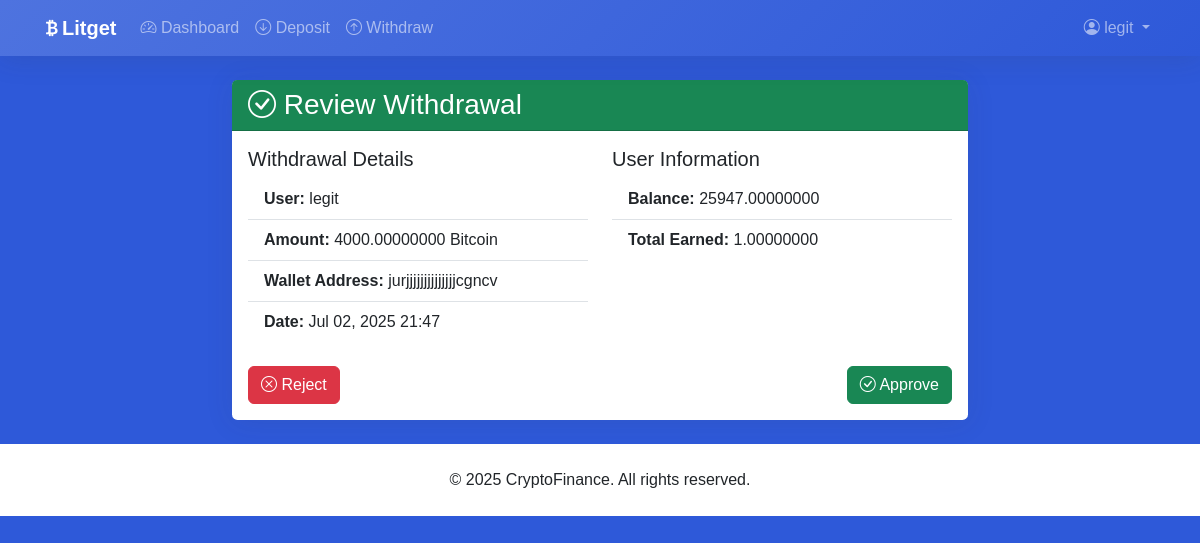
/approve-withdrawal/1/ (signed in), run on the app's committed database.
### myapp/models.py (models this page shows, shortened)
class User(AbstractUser):
    balance = models.DecimalField(max_digits=20, decimal_places=8, default=0)
    hide_balance = models.BooleanField(default=False)
    referral_code = models.UUIDField(default=uuid.uuid4, editable=True, unique=True)
    referred_by = models.ForeignKey('self', null=True, blank=True, on_delete=models.SET_NULL, related_name='referrals')
    total_earned = models.DecimalField(max_digits=20, decimal_places=8, default=0)
    groups = models.ManyToManyField(
        Group,
        verbose_name='groups',
        blank=True,
        help_text='The groups this user belongs to.',
        related_name="custom_user_set",  # Changed from default
        related_query_name="user",
    )
    user_permissions = models.ManyToManyField(
        Permission,
        verbose_name='user permissions',
        blank=True,
        help_text='Specific permissions for this user.',
        related_name="custom_user_set",  # Changed from default
        related_query_name="user",
    )

class Withdrawal(models.Model):
    STATUS_CHOICES = (
        ('PENDING', 'Pending'),
        ('APPROVED', 'Approved'),
        ('REJECTED', 'Rejected'),
    )
    user = models.ForeignKey(User, on_delete=models.CASCADE)
    amount = models.DecimalField(max_digits=20, decimal_places=8, validators=[MinValueValidator(Decimal('0.00000001'))])
    wallet_type = models.CharField(max_length=10, choices=WalletAddress.WALLET_TYPES)
    wallet_address = models.CharField(max_length=100)
    status = models.CharField(max_length=10, choices=STATUS_CHOICES, default='PENDING')
    created_at = models.DateTimeField(auto_now_add=True)
    approved_at = models.DateTimeField(null=True, blank=True)

### myapp/views.py (the view, shortened to what this page needs)
# urls.py: path('approve-withdrawal/<int:withdrawal_id>/', admin_approve_withdrawal, name='admin_approve_withdrawal'),
@login_required
def admin_approve_withdrawal(request, withdrawal_id):
    if not request.user.is_staff:
        return HttpResponseForbidden()
    withdrawal = Withdrawal.objects.get(id=withdrawal_id)
    return render(request, 'myapp/admin_approve_withdrawal.html', {'withdrawal': withdrawal})

### myapp/templates/myapp/admin_approve_withdrawal.html (shortened to what this page needs)
{% extends 'myapp/base.html' %}
{% block content %}
<div class="row justify-content-center">
    <div class="col-lg-8">
        <div class="card">
            <div class="card-header bg-success text-white">
                <h3 class="mb-0"><i class="bi bi-check-circle"></i> Review Withdrawal</h3>
            </div>
            <div class="card-body">
                <div class="row mb-4">
                    <div class="col-md-6">
                        <h5>Withdrawal Details</h5>
                        <ul class="list-group list-group-flush">
                            <li class="list-group-item">
                                <strong>User:</strong> {{ withdrawal.user.username }}
                            </li>
                            <li class="list-group-item">
                                <strong>Amount:</strong> {{ withdrawal.amount|floatformat:8 }} {{ withdrawal.get_wallet_type_display }}
                            </li>
                            <li class="list-group-item">
                                <strong>Wallet Address:</strong> {{ withdrawal.wallet_address }}
                            </li>
                            <li class="list-group-item">
                                <strong>Date:</strong> {{ withdrawal.created_at|date:"M d, Y H:i" }}
                            </li>
                        </ul>
                    </div>
                    <div class="col-md-6">
                        <h5>User Information</h5>
                        <ul class="list-group list-group-flush">
                            <li class="list-group-item">
                                <strong>Balance:</strong> {{ withdrawal.user.balance|floatformat:8 }}
                            </li>
                            <li class="list-group-item">
                                <strong>Total Earned:</strong> {{ withdrawal.user.total_earned|floatformat:8 }}
                            </li>
                        </ul>
                    </div>
                </div>
                <form method="post">
                    <div class="d-flex justify-content-between">
                        <button type="submit" name="action" value="reject" class="btn btn-danger">
                            <i class="bi bi-x-circle"></i> Reject
                        </button>
                        <button type="submit" name="action" value="approve" class="btn btn-success">
                            <i class="bi bi-check-circle"></i> Approve
                        </button>
                    </div>
                </form>
            </div>
        </div>
    </div>
</div>
{% endblock %}

### myapp/templates/myapp/base.html (shortened to what this page needs)
<!DOCTYPE html>
<html lang="en">
<head>
    <link href="https://cdn.jsdelivr.net/npm/bootstrap@5.3.0/dist/css/bootstrap.min.css" rel="stylesheet">
    <link rel="stylesheet" href="https://cdn.jsdelivr.net/npm/bootstrap-icons@1.10.0/font/bootstrap-icons.css">
</head>
<body>
    <nav class="navbar navbar-expand-lg navbar-dark sticky-top">
        <div class="container">
            <a class="navbar-brand fw-bold" href="{% url 'dashboard' %}">
                <i class="bi bi-currency-bitcoin"></i>Litget
            </a>
            <div class="collapse navbar-collapse" id="navbarNav">
                <ul class="navbar-nav me-auto">
                    {% if user.is_authenticated %}
                        <li class="nav-item">
                            <a class="nav-link" href="{% url 'dashboard' %}">
                                <i class="bi bi-speedometer2"></i> Dashboard
                            </a>
                        </li>
                        <li class="nav-item">
                            <a class="nav-link" href="{% url 'create_deposit' %}">
                                <i class="bi bi-arrow-down-circle"></i> Deposit
                            </a>
                        </li>
                        <li class="nav-item">
                            <a class="nav-link" href="{% url 'create_withdrawal' %}">
                                <i class="bi bi-arrow-up-circle"></i> Withdraw
                            </a>
                        </li>
                    {% endif %}
                </ul>
                <ul class="navbar-nav">
                    {% if user.is_authenticated %}
                        <li class="nav-item dropdown">
                            <a class="nav-link dropdown-toggle" href="#" id="navbarDropdown" role="button" data-bs-toggle="dropdown">
                                <i class="bi bi-person-circle"></i> {{ user.username }}
                            </a>
                        </li>
                    {% endif %}
                </ul>
            </div>
        </div>
    </nav>
    <main class="container py-4">
        {% block content %}{% endblock %}
    </main>
    <footer class="py-4 mt-auto bg-white">
        <div class="container text-center">
            <p class="mb-0">&copy; {% now "Y" %} CryptoFinance. All rights reserved.</p>
        </div>
    </footer>
</body>
</html>

### myapp/templates/myapp/base.html (style rules this page uses)
:root { --primary: #4e73df; --secondary: #2e59d9; --success: #1cc88a; --info: #36b9cc; --warning: #f6c23e; --danger: #e74a3b; --light: #f8f9fc; --dark: #0c0c0c; }
body { background-color: var(--secondary); font-family: 'Nunito', sans-serif; }
.navbar { background: linear-gradient(135deg, var(--primary) 0%, var(--secondary) 100%); box-shadow: 0 0.15rem 1.75rem 0 rgba(58, 59, 69, 0.15); }
.card { border: none; border-radius: 0.35rem; box-shadow: 0 0.15rem 1.75rem 0 rgba(58, 59, 69, 0.1); transition: all 0.3s ease; }

### data on the page
User: username "legit"
Withdrawal: user.username "legit", amount "4000.00000000", wallet_type "Bitcoin", wallet_address "jurjjjjjjjjjjjjjjcgncv", created_at "Jul 02, 2025 21:47", user.balance "25947.00000000", user.total_earned "1.00000000"
